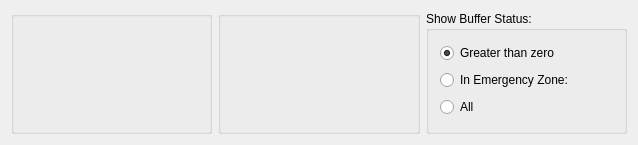
<?xml version="1.0" encoding="UTF-8"?>
<ui version="4.0">
 <comment>This file is part of the xtmfg Package for xTuple ERP,
and is Copyright (c) 1999-2017 by OpenMFG LLC, d/b/a xTuple.  It
is licensed to you under the xTuple End-User License Agreement (&quot;the
EULA&quot;), the full text of which is available at www.xtuple.com/EULA.
While the EULA gives you access to source code and encourages your
involvement in the development process, this Package is not free
software.  By using this software, you agree to be bound by the
terms of the EULA.</comment>
 <class>dspInventoryBufferStatusByParameterList</class>
 <widget class="QWidget" name="dspInventoryBufferStatusByParameterList">
  <property name="geometry">
   <rect>
    <x>0</x>
    <y>0</y>
    <width>638</width>
    <height>145</height>
   </rect>
  </property>
  <property name="windowTitle">
   <string>Inventory Buffer Status by Parameter List</string>
  </property>
  <layout class="QGridLayout" name="gridLayout_2">
   <item row="0" column="0">
    <widget class="ParameterGroup" name="_parameter">
     <property name="title">
      <string/>
     </property>
     <property name="fixedSize">
      <bool>false</bool>
     </property>
    </widget>
   </item>
   <item row="0" column="1">
    <widget class="WarehouseGroup" name="_warehouse">
     <property name="title">
      <string/>
     </property>
     <property name="fixedSize">
      <bool>false</bool>
     </property>
    </widget>
   </item>
   <item row="0" column="2">
    <widget class="QGroupBox" name="_showByGroup">
     <property name="sizePolicy">
      <sizepolicy hsizetype="Preferred" vsizetype="Preferred">
       <horstretch>0</horstretch>
       <verstretch>0</verstretch>
      </sizepolicy>
     </property>
     <property name="title">
      <string>Show Buffer Status:</string>
     </property>
     <layout class="QGridLayout" name="gridLayout">
      <item row="0" column="0">
       <widget class="QRadioButton" name="_GreaterThanZero">
        <property name="text">
         <string>Greater than zero</string>
        </property>
        <property name="checked">
         <bool>true</bool>
        </property>
       </widget>
      </item>
      <item row="1" column="0">
       <widget class="QRadioButton" name="_EmergencyZone">
        <property name="enabled">
         <bool>true</bool>
        </property>
        <property name="text">
         <string>In Emergency Zone:</string>
        </property>
       </widget>
      </item>
      <item row="2" column="0">
       <widget class="QRadioButton" name="_All">
        <property name="text">
         <string>All</string>
        </property>
       </widget>
      </item>
     </layout>
    </widget>
   </item>
  </layout>
 </widget>
 <layoutdefault spacing="6" margin="11"/>
 <pixmapfunction>qPixmapFromMimeSource</pixmapfunction>
 <customwidgets>
  <customwidget>
   <class>ParameterGroup</class>
   <extends>QGroupBox</extends>
   <header>parametergroup.h</header>
  </customwidget>
  <customwidget>
   <class>WarehouseGroup</class>
   <extends>QGroupBox</extends>
   <header>warehousegroup.h</header>
  </customwidget>
 </customwidgets>
 <tabstops>
  <tabstop>_parameter</tabstop>
  <tabstop>_GreaterThanZero</tabstop>
  <tabstop>_EmergencyZone</tabstop>
  <tabstop>_All</tabstop>
  <tabstop>_warehouse</tabstop>
 </tabstops>
 <resources/>
 <connections/>
</ui>
